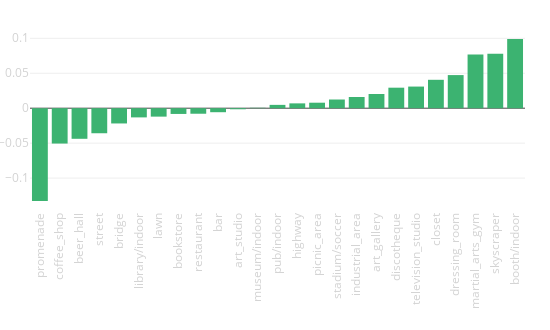

Notebook code cell kept with this figure:
### Code cell
tags_delta([x[0] for x in sc_delta], [x[1] for x in sc_delta])

### Figure 1 — Plotly figure (JSON) as saved in the notebook; plotly's stock layout.template omitted (floating-point values rounded to 4 significant figures)
{"data": [{"marker": {"color": "mediumseagreen"}, "type": "bar", "uid": "36b0233a-23ad-11e9-9898-3c15c2cf2370", "x": ["promenade", "coffee_shop", "beer_hall", "street", "bridge", "library/indoor", "lawn", "bookstore", "restaurant", "bar", "art_studio", "museum/indoor", "pub/indoor", "highway", "picnic_area", "stadium/soccer", "industrial_area", "art_gallery", "discotheque", "television_studio", "closet", "dressing_room", "martial_arts_gym", "skyscraper", "booth/indoor"], "xaxis": "x", "y": [-0.1328, -0.0506, -0.0438, -0.03585, -0.02185, -0.01317, -0.01207, -0.00823, -0.007925, -0.005745, -0.001535, 0.0005702, 0.004753, 0.006903, 0.007854, 0.01242, 0.01606, 0.0203, 0.02934, 0.03095, 0.04062, 0.04736, 0.07686, 0.07801, 0.09901], "yaxis": "y"}], "layout": {"height": 330, "margin": {"b": 120, "l": 30, "r": 25, "t": 30}, "showlegend": false, "width": 550, "xaxis": {"anchor": "y", "domain": [0, 1], "tickangle": -90, "tickfont": {"color": "lightgrey", "size": 11.5}}, "xaxis2": {"tickangle": -90, "tickfont": {"color": "lightgrey", "size": 11.5}}, "yaxis": {"anchor": "x", "domain": [0, 1], "tickfont": {"color": "lightgrey", "size": 11.5}}, "yaxis2": {"tickfont": {"color": "lightgrey", "size": 11.5}}}}
